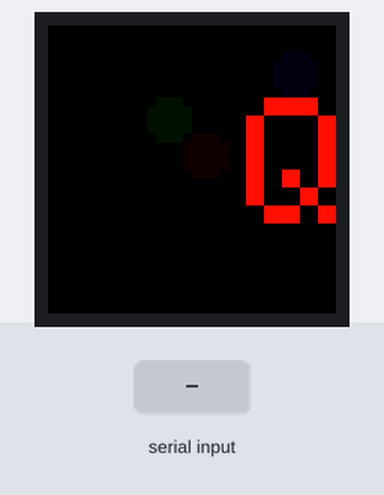
A sketch run on a simulated Arduino Mega 2560, built with avr-gcc and run on an emulated ATmega2560. Parts: 32×32 colour display. The inputs (shaded band) are chosen by the test bench. What the sketch prints to the serial monitor is not drawn.

Above: at 0.5 s.
At 1.2 s:
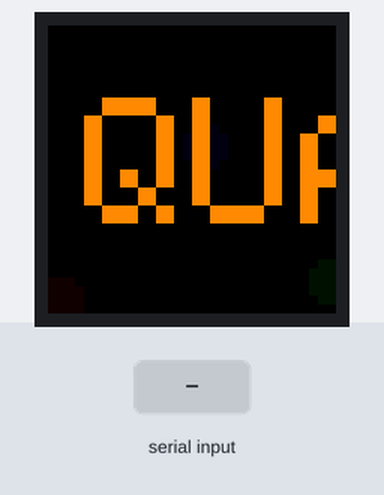
1.3 s: "testing 1, 2, 3.\n" received over the second serial link
2.8 s: "testing 1, 2, 3.\n" received over the second serial link
5.8 s: "testing 1, 2, 3.\n" received over the second serial link
At 5.98 s:
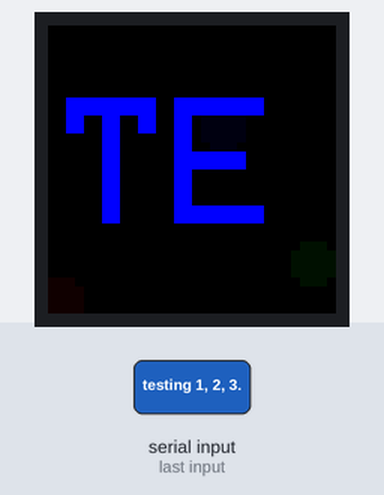

Measured:
- after the input at 5.8 s, the display: changes at once (image 2)

The sketch:

scrolltext_64x32.ino
```cpp
#include <Adafruit_GFX.h>   // Core graphics library
#include <RGBmatrixPanel.h> // Hardware-specific library


#include <SPI.h>
#include <SD.h>

#include <SoftwareSerial.h>
#define HC06 Serial3


File myFile;

// Similar to F(), but for PROGMEM string pointers rather than literals
#define F2(progmem_ptr) (const __FlashStringHelper *)progmem_ptr


#define SD_CS    (53)    // 7

#define CLK 11  // MUST be on PORTB! (Use pin 11 on Mega)
#define LAT (10)
#define OE  9

#define A   A0
#define B   A1
#define C   A2
#define D   A3

// Last parameter = 'true' enables double-buffering, for flicker-free,
// buttery smooth animation.  Note that NOTHING WILL SHOW ON THE DISPLAY
// until the first call to swapBuffers().  This is normal.
//RGBmatrixPanel matrix(A, B, C, D, CLK, LAT, OE, true);
RGBmatrixPanel matrix( A, B, C, D, CLK, LAT, OE, true, 32);

// Double-buffered mode consumes nearly all the RAM available on the
// Arduino Uno -- only a handful of free bytes remain.  Even the
// following string needs to go in PROGMEM:

const char str[] PROGMEM = "QUARTERNOETE 64x32 RGB LED Matrix With BLE module";
int    textX   = matrix.width(),
       textMin = sizeof(str) * -12,
       hue     = 0;
int8_t ball[3][4] = {
  {  3,  0,  1,  1 }, // Initial X,Y pos & velocity for 3 bouncy balls
  { 17, 15,  1, -1 },
  { 27,  4, -1,  1 }
};


static const uint16_t PROGMEM ballcolor[4] = {
  0x0080, // Green=1
  0x0002, // Blue=1
  0x1000,  // Red=1
   0x1082  // white
};


void setup() {


  // Open serial communications and wait for port to open:
  Serial.begin(9600);
  while (!Serial) {
    ; // wait for serial port to connect. Needed for Leonardo only
  }

  Serial.println("program start!");

  HC06.begin(9600); // set the data rate for the BT port


  Serial.println("bluetooth send on!");
  HC06.write("on!!");
  HC06.write("on!!");
  HC06.write("on!!");
  HC06.write("df n!!\n");


/*
  Serial.print("Initializing SD card...");

  if (!SD.begin(SD_CS)) {
    Serial.println("initialization failed!");

  }
  Serial.println("initialization done.");
  // so you have to close this one before opening another.
  myFile = SD.open("test.txt", FILE_WRITE);
  // if the file opened okay, write to it:
  if (myFile) {
    Serial.print("Writing to test.txt...");
    myFile.println("testing 1, 2, 3.");
    // close the file:
    myFile.close();
    Serial.println("done.");
  } else {
    // if the file didn't open, print an error:
    Serial.println("error opening test.txt");
  }
*/
  //
  //
  //

  matrix.begin();
  matrix.setTextWrap(false); // Allow text to run off right edge
  matrix.setTextSize(2);


}

void loop() {
  byte i;

  // Clear background
  matrix.fillScreen(0);


  // Bounce three balls around
  for(i=0; i<3; i++) {
    // Draw 'ball'
    matrix.fillCircle(ball[i][0], ball[i][1], 2, pgm_read_word(&ballcolor[i]));
    // Update X, Y position
    ball[i][0] += ball[i][2];
    ball[i][1] += ball[i][3];
    // Bounce off edges
    if((ball[i][0] == 0) || (ball[i][0] == (matrix.width() - 1)))
      ball[i][2] *= -1;
    if((ball[i][1] == 0) || (ball[i][1] == (matrix.height() - 1)))
      ball[i][3] *= -1;
  }

  // Draw big scrolly text on top
  matrix.setTextColor(matrix.ColorHSV(hue, 255, 255, true));
  matrix.setCursor(textX, 8);
  matrix.print(F2(str));


  // Move text left (w/wrap), increase hue
  if((--textX) < textMin) textX = matrix.width();
  hue += 7;
  if(hue >= 1536) hue -= 1536;


  // Update display
  matrix.swapBuffers(false);


    char data;
    while(HC06.available()) {
      data = HC06.read();
      if(data == -1) break;
      Serial.print(data);
      delay(1);
   }
/*

  // BT –> Data –> Serial
  if (HC06.available()) {
    Serial.write(HC06.read());
  }
*/
  // Serial –> Data –> BT
  if (Serial.available()) {
    HC06.write(Serial.read());
  }


}
```
